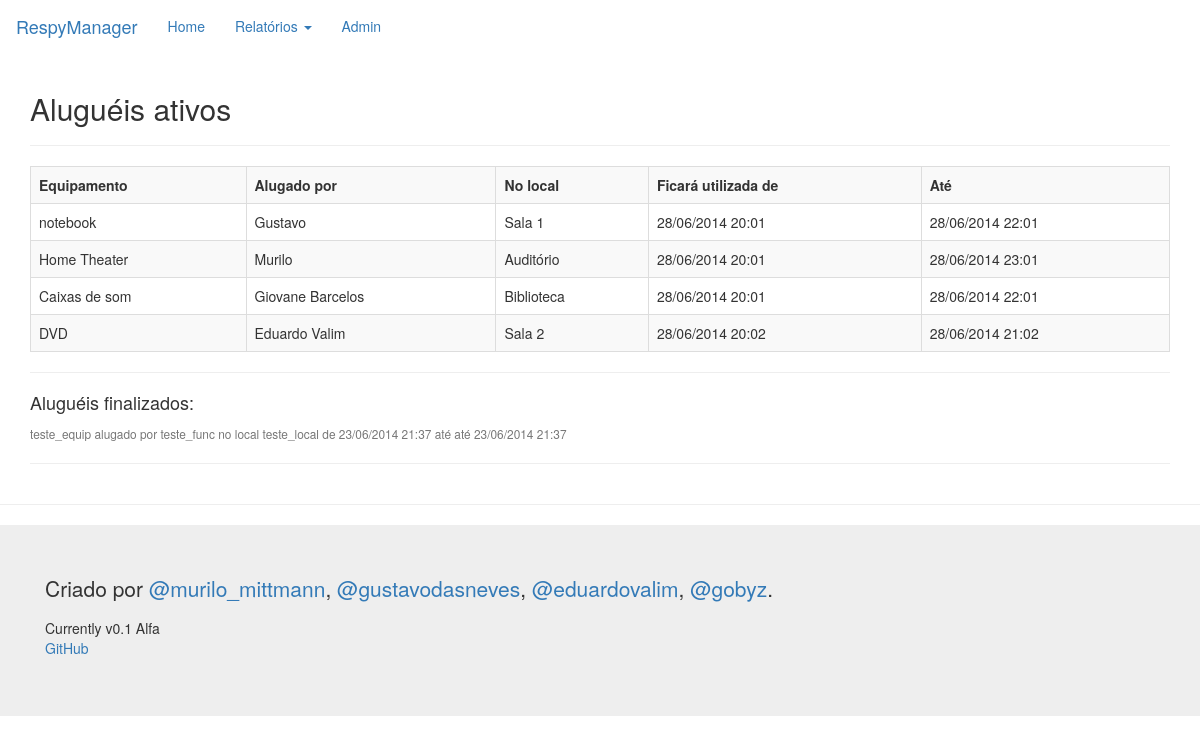
Before: / with the older database file.
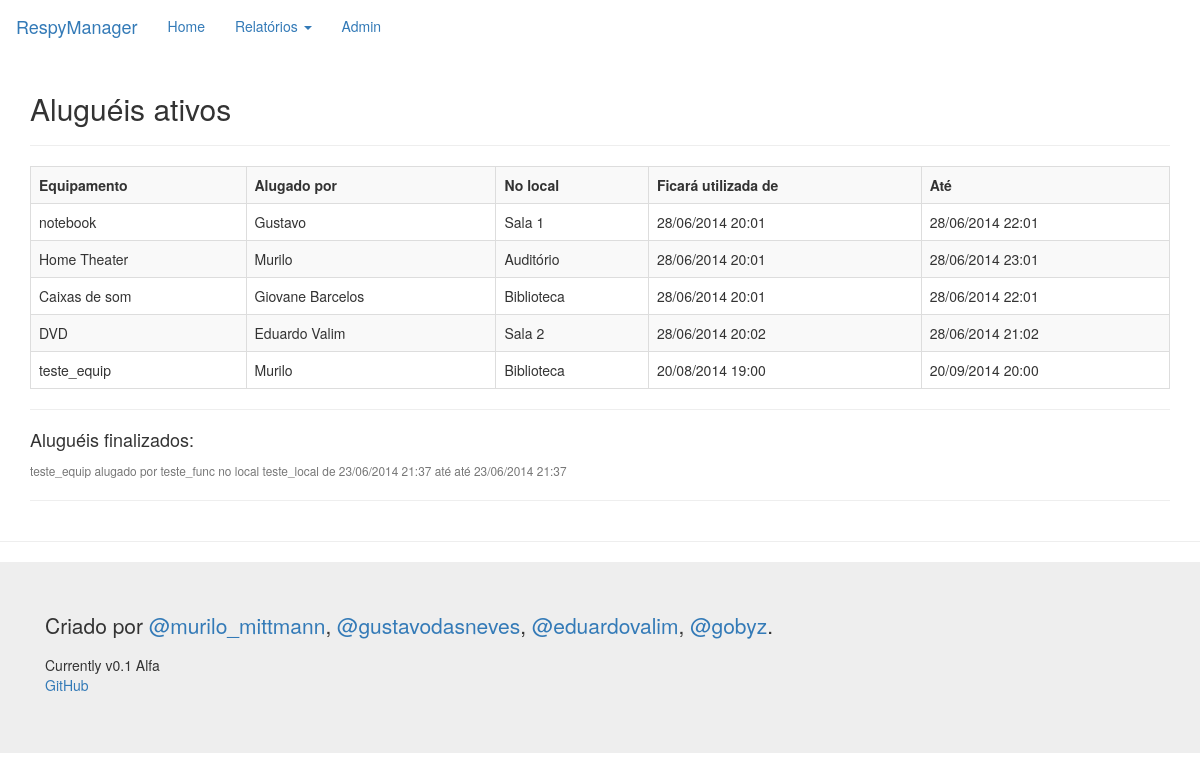
After: the same page with the newer database file.
### respy/models.py (models this page shows)
class Aluguel (models.Model):
    aluguel_id = models.AutoField(primary_key=True)
    local_id = models.ForeignKey(Local)
    equipamento_id = models.ForeignKey(Equipamento)
    funcionario_id = models.ForeignKey(Funcionario)
    datahorainicio = models.DateTimeField()
    datahorafim = models.DateTimeField()
    ativo = models.BooleanField()

class Equipamento (models.Model):
    equipamento_id = models.AutoField(primary_key=True)
    nome = models.CharField(max_length=100)
    def __unicode__(self):
        return self.nome

class Funcionario (models.Model):
    funcionario_id = models.AutoField(primary_key=True)
    nome = models.CharField(max_length=100)
    email = models.CharField(max_length=100)
    def __unicode__(self):
        return self.nome

class Local (models.Model):
    local_id = models.AutoField(primary_key=True)
    nome = models.CharField(max_length=100)
    def __unicode__(self):
        return self.nome

### respy/views.py (the view)
# urls.py: url(r'^$', views.index, name="index.html"),
def index(request):
	alugueisAtivos = Aluguel.objects.filter(ativo=True)
	alugueisFinalizados = Aluguel.objects.filter(ativo=False)[0:5]
	context = {
		'alugueis': alugueisAtivos,
		'alguelLen': alugueisAtivos.__len__(),
		'alugueisFinalizados': alugueisFinalizados,
	}
	return render_to_response('index.html', context, context_instance=RequestContext(request))

### respy/templates/index.html (shortened to what this page needs)
{% extends 'base.html' %}
{% block content %}
    <table class="table table-bordered table-striped">
        {% if alguelLen > 0 %}
            <h2>Aluguéis ativos</h2>
            <hr/>
            <tr>
                <th>Equipamento</th>
                <th>Alugado por</th>
                <th>No local</th>
                <th>Ficará utilizada de</th>
                <th>Até</th>
        {% else %}
            <h1>Não há aluguéis ativos</h1>
        {% endif %}
        {% for aluguel in alugueis %}
            <tr>
                <td>
                    {{ aluguel.equipamento_id }}
                </td>
                <td>
                    {{ aluguel.funcionario_id }}
                </td>
                <td>
                    {{ aluguel.local_id }}
                </td>
                <td>
                    {{ aluguel.datahorainicio|date:'d/m/Y H:i' }}
                </td>
                <td>{{ aluguel.datahorafim|date:'d/m/Y H:i' }}</td>
            </tr>
        {% endfor %}
    </table>
    <hr/>
    <ul class="list-unstyled">
        <h4>Aluguéis finalizados:</h4>
        {% for aluguelFinalizado in alugueisFinalizados %}
            <li>
                <small class="text-muted">
                    {{ aluguelFinalizado.equipamento_id }}
                    alugado por
                    {{ aluguelFinalizado.funcionario_id }}
                    no local
                    {{ aluguelFinalizado.local_id }}
                    de
                    {{ aluguelFinalizado.datahorainicio|date:'d/m/Y H:i' }}
                    até
                    até {{ aluguelFinalizado.datahorafim|date:'d/m/Y H:i' }}
                </small>
            </li>
        {% endfor %}
    </ul>
    <hr/>
{% endblock %}

Changed rows visible on the page:
added Aluguel: equipamento_id "teste_equip", funcionario_id "Murilo", local_id "Biblioteca", datahorainicio "20/08/2014 19:00", datahorafim "20/09/2014 20:00", shown under "Aluguéis ativos"
